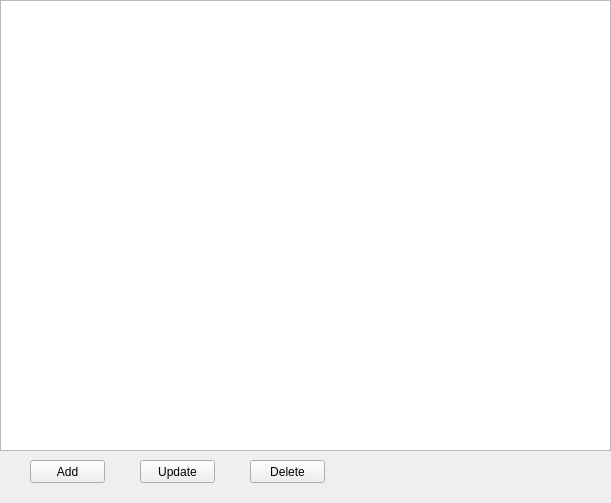
<?xml version="1.0" encoding="UTF-8"?>
<ui version="4.0">
 <class>EditWindow</class>
 <widget class="QMainWindow" name="EditWindow">
  <property name="geometry">
   <rect>
    <x>0</x>
    <y>0</y>
    <width>611</width>
    <height>503</height>
   </rect>
  </property>
  <property name="windowTitle">
   <string>MainWindow</string>
  </property>
  <widget class="QWidget" name="centralwidget">
   <widget class="QListWidget" name="listWidget">
    <property name="geometry">
     <rect>
      <x>0</x>
      <y>0</y>
      <width>611</width>
      <height>451</height>
     </rect>
    </property>
   </widget>
   <widget class="QPushButton" name="addButton">
    <property name="geometry">
     <rect>
      <x>30</x>
      <y>460</y>
      <width>75</width>
      <height>23</height>
     </rect>
    </property>
    <property name="text">
     <string>Add</string>
    </property>
   </widget>
   <widget class="QPushButton" name="updateButton">
    <property name="geometry">
     <rect>
      <x>140</x>
      <y>460</y>
      <width>75</width>
      <height>23</height>
     </rect>
    </property>
    <property name="text">
     <string>Update</string>
    </property>
   </widget>
   <widget class="QPushButton" name="deleteButton">
    <property name="geometry">
     <rect>
      <x>250</x>
      <y>460</y>
      <width>75</width>
      <height>23</height>
     </rect>
    </property>
    <property name="text">
     <string>Delete</string>
    </property>
   </widget>
  </widget>
 </widget>
 <resources/>
 <connections/>
</ui>
